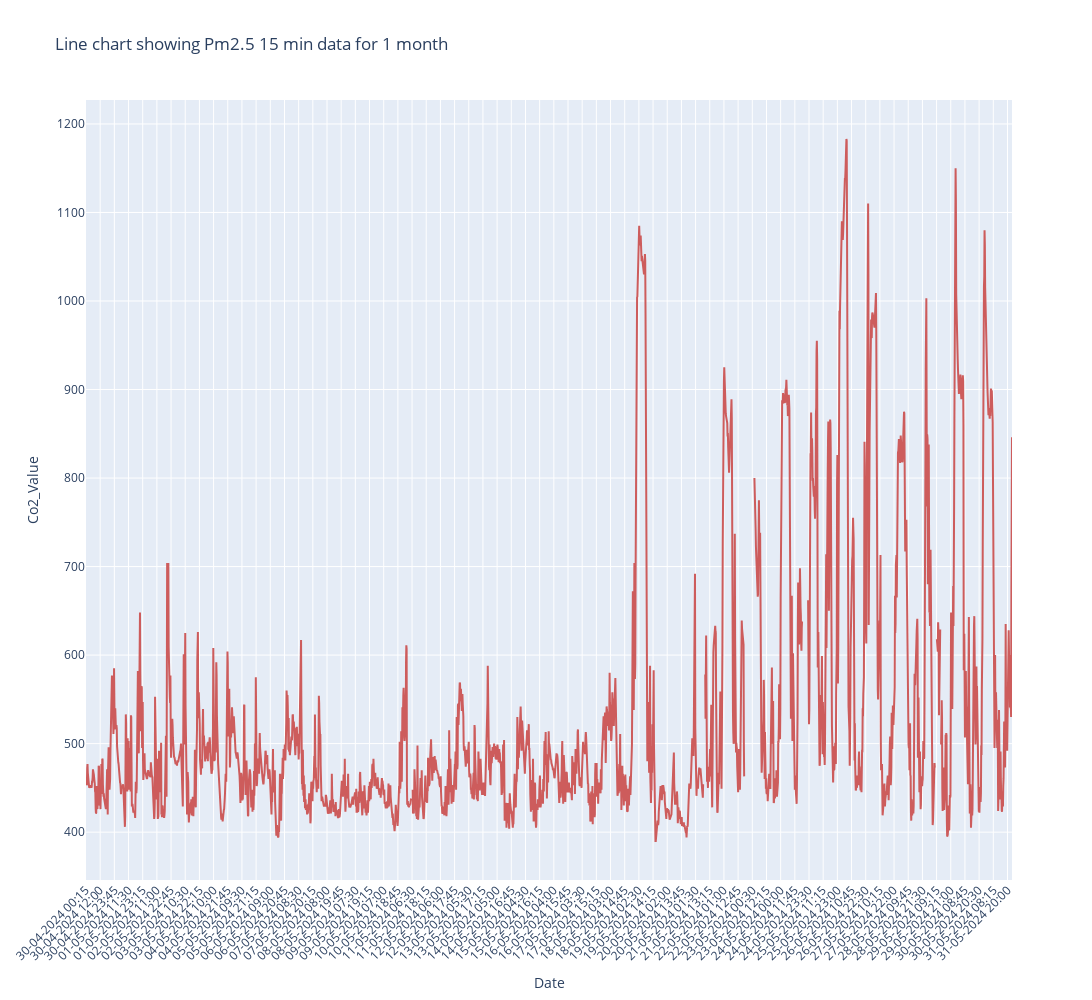

Notebook cell for this chart:
### Code cell
import plotly.graph_objects as go

fig = go.Figure()
fig.add_trace(go.Scatter(
    x=yf['CreatedDate'],
    y=yf['co2_Surender: Bedroom'],
    name='Robin_Co2',
   marker_color='indianred',
))
#fig.add_trace(go.Line(
 #   x=tf['CreatedDate'],
  #  y=tf['pm25_Mariyam_LR1'],
   # name='Mariyam_PM25',
   # marker_color='lightsalmon'
#))

# Here we modify the tickangle of the xaxis, resulting in rotated labels.
fig.update_layout(barmode='group', xaxis_tickangle=-45,width=1100,  # Adjust the width as needed
    height=1000, title='Line chart showing Pm2.5 15 min data for 1 month', xaxis_title='Date',  # Add x-axis label
    yaxis_title='Co2_Value')
fig.show()

### Figure 1 — Plotly figure (JSON) as saved in the notebook; plotly's stock layout.template omitted (floating-point values rounded to 4 significant figures; data arrays with more than 128 entries replaced by an {"elided": "..."} marker saying what was removed)
{"data": [{"marker": {"color": "indianred"}, "name": "Robin_Co2", "type": "scatter", "x": {"elided": "3073 str values"}, "y": {"elided": "3073 int values"}}], "layout": {"barmode": "group", "height": 1000, "title": {"text": "Line chart showing Pm2.5 15 min data for 1 month"}, "width": 1100, "xaxis": {"autorange": true, "range": [0, 3070], "tickangle": -45, "title": {"text": "Date"}, "type": "category"}, "yaxis": {"autorange": true, "range": [345.9, 1227.0], "title": {"text": "Co2_Value"}, "type": "linear"}}}
